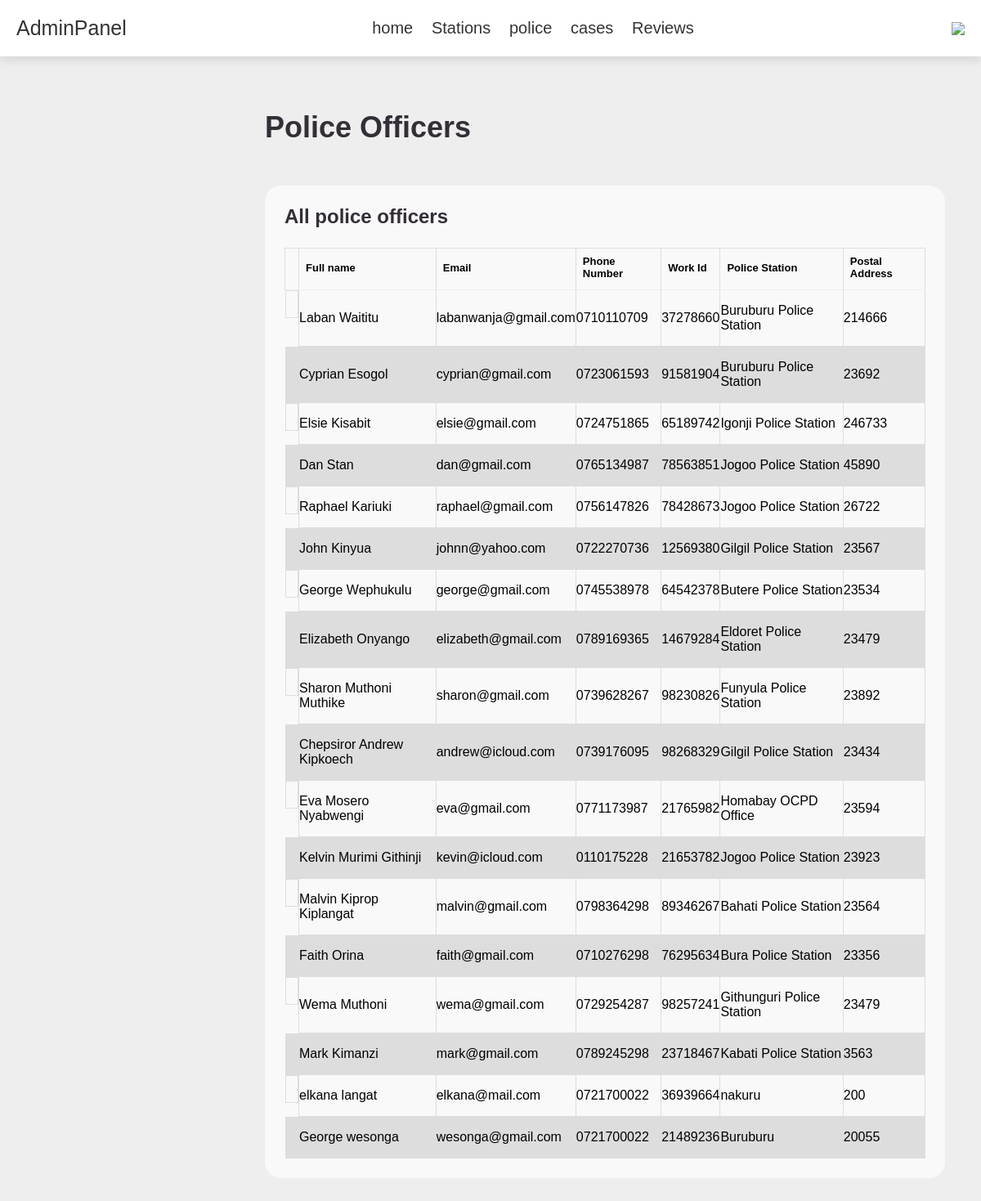
The app's page /police_officer.php (signed in) with its own data.
### tables this page shows
CREATE TABLE `police` (
  `id` int(100) NOT NULL,
  `fullname` varchar(100) NOT NULL,
  `email` varchar(100) NOT NULL,
  `phone` varchar(100) NOT NULL,
  `workid` varchar(100) NOT NULL,
  `station` varchar(100) NOT NULL,
  `gender` varchar(10) NOT NULL,
  `postaladdress` varchar(100) NOT NULL,
  `password` varchar(100) NOT NULL,
  `security_question` varchar(100) NOT NULL,
  `security_answer` varchar(100) NOT NULL
);

### police_officer.php (the view, shortened to what this page needs)
<?php
include("admin_header.php");
include 'config.php';
?>
<!DOCTYPE html>
<html lang="en">
<head>
	<link rel="stylesheet" href="css/style.css">
	<link rel="stylesheet" href="css/admin_style.css">
	<link rel="stylesheet" href="css/admin.css">
</head>
<body>
	<section id="content">
		<main>
			<div class="head-title">
				<div class="left">
					<h1>Police Officers</h1>
				</div>
				<div class="table-data">
					<div class="order">
						<div class="head">
							<h3>All police officers</h3>
						</div>
						<table>
							<thead>
								<tr>
									<th></th>
									<th>Full name</th>
									<th>Email</th>
									<th>Phone Number</th>
									<th>Work Id</th>
									<th>Police Station</th>
									<th>Postal Address</th>
								</tr>
							</thead>
							<tbody>
								<?php
								$police_query = mysqli_query($conn, "SELECT * FROM police") or die('query failed');
								if (mysqli_num_rows($police_query) > 0) {
									while ($fetch_police = mysqli_fetch_assoc($police_query)) {
								?>
										<tr>
											<td></td>
											<td>
												<p><?php echo $fetch_police['fullname']; ?></p>
											</td>
											<td><?php echo $fetch_police['email']; ?></td>
											<td>
												<p><?php echo $fetch_police['phone']; ?></p>
											</td>
											<td><?php echo $fetch_police['workid']; ?></span></td>
											<td><?php echo $fetch_police['station']; ?></td>
											<td><?php echo $fetch_police['postaladdress']; ?></td>
										</tr>
					</div>
			<?php }
								}
			?>
		</main>
	</section>
</body>
</html>

### style.css (style rules this page uses)
:root { --purple: #8e44ad; --red: #c0392b; --orange: #f39c12; --black: #333; --white: #fff; --light-color: #666; --light-white: #ccc; --light-bg: #f5f5f5; --border: 0.1rem solid var(--black); --box-shadow: 0 0.5rem 1rem rgba(0, 0, 0, 0.1); }
* { font-family: sans-serif; margin: 0; padding: 0; box-sizing: border-box; outline: none; border: none; text-decoration: none; transition: all 0.2s linear; }
html { font-size: 62.5%; overflow-x: hidden; }
section { padding: 50px 100px; }

### admin_style.css (style rules this page uses)
:root { --purple: #8e44ad; --red: #c0392b; --orange: #f39c12; --black: #333; --white: #fff; --light-color: #666; --light-white: #ccc; --light-bg: #f5f5f5; --border: 0.1rem solid var(--black); --box-shadow: 0 0.5rem 1rem rgba(0, 0, 0, 0.1); }
* { font-family: sans-serif; margin: 0; padding: 0; box-sizing: border-box; outline: none; border: none; text-decoration: none; transition: all 0.2s linear; }
html { font-size: 62.5%; overflow-x: hidden; }
body { background-color: var(--light-bg); }
section { padding: 3rem 2rem; }
:root { --poppins: 'Poppins', sans-serif; --lato: 'Lato', sans-serif; --light: #F9F9F9; --blue: #3C91E6; --light-blue: #CFE8FF; --grey: #eee; --dark-grey: #AAAAAA; --dark: #342E37; --red: #DB504A; --yellow: #FFCE26; --light-yellow: #FFF2C6; --orange: #FD7238; --light-orange: #FFE0D3; }
body { background: var(--grey); overflow-x: hidden; }
#content { position: relative; width: calc(100% - 280px); left: 280px; transition: .3s ease; }
table { font-family: arial, sans-serif; border-collapse: collapse; width: 100%; }
td, th { border: 1px solid #dddddd; text-align: left; padding: 8px; }
tr:nth-child(even) { background-color: #dddddd; }
#content main { width: 100%; padding: 36px 24px; font-family: var(--black); max-height: calc(100vh - 56px); overflow-y: auto; }
#content main .head-title { display: flex; align-items: center; justify-content: space-between; grid-gap: 16px; flex-wrap: wrap; }
#content main .head-title .left h1 { font-size: 36px; font-weight: 600; margin-bottom: 10px; color: var(--dark); }

### admin.css (style rules this page uses)
:root { --poppins: 'Poppins', sans-serif; --lato: 'Lato', sans-serif; --light: #F9F9F9; --blue: #3C91E6; --light-blue: #CFE8FF; --grey: #eee; --dark-grey: #AAAAAA; --dark: #342E37; --red: #DB504A; --yellow: #FFCE26; --light-yellow: #FFF2C6; --orange: #FD7238; --light-orange: #FFE0D3; }
body { background: var(--grey); overflow-x: hidden; }
#content { position: relative; width: calc(100% - 280px); left: 280px; transition: .3s ease; }
#content main { width: 100%; padding: 36px 24px; font-family: var(--poppins); max-height: calc(100vh - 56px); overflow-y: auto; }
#content main .head-title { display: flex; align-items: center; justify-content: space-between; grid-gap: 16px; flex-wrap: wrap; }
#content main .head-title .left h1 { font-size: 36px; font-weight: 600; margin-bottom: 10px; color: var(--dark); }
#content main .table-data { display: flex; flex-wrap: wrap; grid-gap: 24px; margin-top: 24px; width: 100%; color: var(--dark); }
#content main .table-data > div { border-radius: 20px; background: var(--light); padding: 24px; overflow-x: auto; }
#content main .table-data .head { display: flex; align-items: center; grid-gap: 16px; margin-bottom: 24px; }
#content main .table-data .head h3 { margin-right: auto; font-size: 24px; font-weight: 600; }
#content main .table-data .order { flex-grow: 1; flex-basis: 500px; }
#content main .table-data .order table { width: 100%; border-collapse: collapse; }
#content main .table-data .order table th { padding-bottom: 12px; font-size: 13px; text-align: left; border-bottom: 1px solid var(--grey); }
#content main .table-data .order table td { padding: 16px 0; }
#content main .table-data .order table tr td:first-child { display: flex; align-items: center; grid-gap: 12px; padding-left: 6px; }

### records on screen
police: fullname "Laban Waititu", email "labanwanja@gmail.com", phone "0710110709", workid "37278660", station "Buruburu Police Station", postaladdress "214666"
police: fullname "Cyprian Esogol", email "cyprian@gmail.com", phone "0723061593", workid "91581904", station "Buruburu Police Station", postaladdress "23692"
police: fullname "Elsie Kisabit", email "elsie@gmail.com", phone "0724751865", workid "65189742", station "Igonji Police Station", postaladdress "246733"
police: fullname "Dan Stan", email "dan@gmail.com", phone "0765134987", workid "78563851", station "Jogoo Police Station", postaladdress "45890"
police: fullname "Raphael Kariuki", email "raphael@gmail.com", phone "0756147826", workid "78428673", station "Jogoo Police Station", postaladdress "26722"
police: fullname "John Kinyua", email "johnn@yahoo.com", phone "0722270736", workid "12569380", station "Gilgil Police Station", postaladdress "23567"
police: fullname "George Wephukulu", email "george@gmail.com", phone "0745538978", workid "64542378", station "Butere Police Station", postaladdress "23534"
police: fullname "Elizabeth Onyango", email "elizabeth@gmail.com", phone "0789169365", workid "14679284", station "Eldoret Police Station", postaladdress "23479"
police: fullname "Sharon Muthoni Muthike", email "sharon@gmail.com", phone "0739628267", workid "98230826", station "Funyula Police Station", postaladdress "23892"
police: fullname "Chepsiror Andrew Kipkoech", email "andrew@icloud.com", phone "0739176095", workid "98268329", station "Gilgil Police Station", postaladdress "23434"
police: fullname "Eva Mosero Nyabwengi", email "eva@gmail.com", phone "0771173987", workid "21765982", station "Homabay OCPD Office", postaladdress "23594"
police: fullname "Kelvin Murimi Githinji", email "kevin@icloud.com", phone "0110175228", workid "21653782", station "Jogoo Police Station", postaladdress "23923"
police: fullname "Malvin Kiprop Kiplangat", email "malvin@gmail.com", phone "0798364298", workid "89346267", station "Bahati Police Station", postaladdress "23564"
police: fullname "Faith Orina", email "faith@gmail.com", phone "0710276298", workid "76295634", station "Bura Police Station", postaladdress "23356"
police: fullname "Wema Muthoni", email "wema@gmail.com", phone "0729254287", workid "98257241", station "Githunguri Police Station", postaladdress "23479"
police: fullname "Mark Kimanzi", email "mark@gmail.com", phone "0789245298", workid "23718467", station "Kabati Police Station", postaladdress "3563"
police: fullname "elkana langat", email "elkana@mail.com", phone "0721700022", workid "36939664", station "nakuru", postaladdress "200"
police: fullname "George wesonga", email "wesonga@gmail.com", phone "0721700022", workid "21489236", station "Buruburu", postaladdress "20055"
